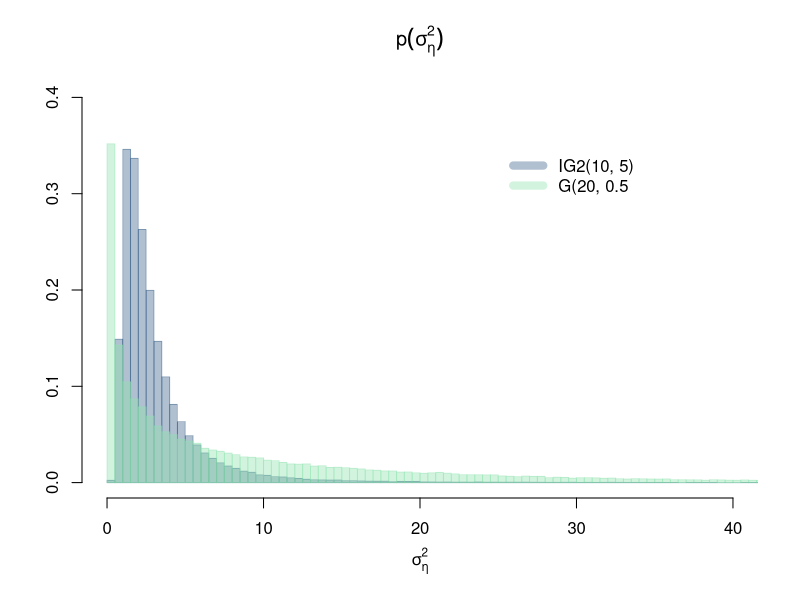

This figure's R source:


mcxs1  = "#05386B"
mcxs2  = "#379683"
mcxs3  = "#5CDB95"
mcxs4  = "#8EE4AF"
mcxs5  = "#EDF5E1"
purple = "#b02442"

mcxs1.rgb   = col2rgb(mcxs1)
mcxs1.shade1= rgb(mcxs1.rgb[1],mcxs1.rgb[2],mcxs1.rgb[3], alpha=80, maxColorValue=255)
mcxs2.rgb   = col2rgb(mcxs2)
mcxs2.shade1= rgb(mcxs2.rgb[1],mcxs2.rgb[2],mcxs2.rgb[3], alpha=120, maxColorValue=255)
mcxs3.rgb   = col2rgb(mcxs3)
mcxs3.shade1= rgb(mcxs3.rgb[1],mcxs3.rgb[2],mcxs3.rgb[3], alpha=120, maxColorValue=255)
mcxs4.rgb   = col2rgb(mcxs4)
mcxs4.shade1= rgb(mcxs4.rgb[1],mcxs4.rgb[2],mcxs4.rgb[3], alpha=100, maxColorValue=255)


S         = 100000
s         = 10
ig2_prior = s/rchisq(S, 5)
g_prior   = rgamma(S, 0.5, scale = 2*s)

pdf(file = "prior_sigma2eta.pdf", width = 7, height = 5)
hist(ig2_prior, breaks = 500, freq = FALSE, ylim = c(0, 0.4), xlim = c(0, 40), col = mcxs1.shade1, border = mcxs1.shade1, main = expression(p(sigma[eta]^2)), xlab = expression(sigma[eta]^2), ylab = "")
hist(g_prior, breaks = 500, freq = FALSE, add = TRUE, col = mcxs4.shade1, border = mcxs4.shade1)
legend(25, 0.35, legend = c("IG2(10, 5)", "G(20, 0.5"), col = c(mcxs1.shade1, mcxs4.shade1), lwd = 8, bty = "n")
dev.off()
